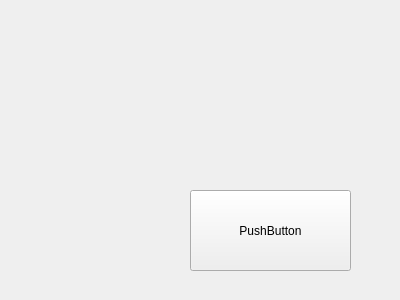
<?xml version="1.0" encoding="UTF-8"?>
<ui version="4.0">
 <class>secondwindow</class>
 <widget class="QWidget" name="secondwindow">
  <property name="geometry">
   <rect>
    <x>0</x>
    <y>0</y>
    <width>400</width>
    <height>300</height>
   </rect>
  </property>
  <property name="windowTitle">
   <string>Form</string>
  </property>
  <widget class="QPushButton" name="pushButton">
   <property name="geometry">
    <rect>
     <x>190</x>
     <y>190</y>
     <width>161</width>
     <height>81</height>
    </rect>
   </property>
   <property name="text">
    <string>PushButton</string>
   </property>
  </widget>
 </widget>
 <resources/>
 <connections/>
</ui>
